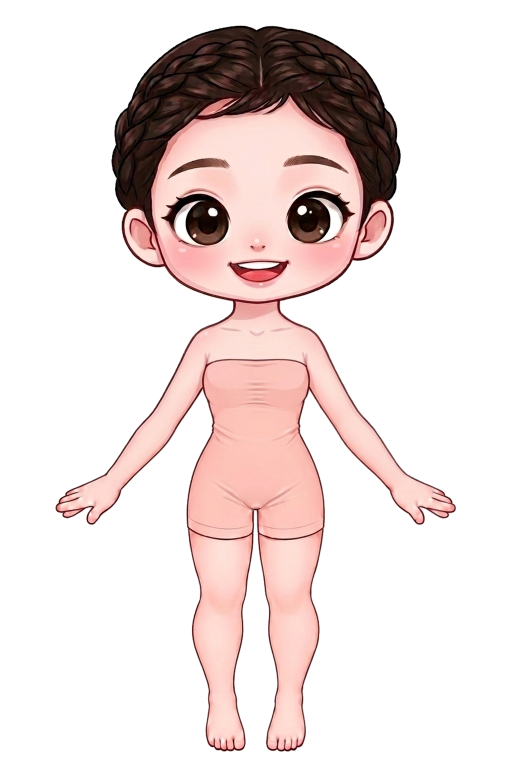
#> input picture assets-src/base/yuha/source/braid.png, 1024 x 1536 px, found by its file name (shown at 1/2 size)
$ python split_hair.py assets-src/base/yuha braid=assets-src/base/yuha/source/braid.png twin=.../twin.png
#> lines starting #> are read from the running program, lines starting #| are printed output that depends on the picture; after the words box and inside, x2 and y2 are one past the last pixel; in counts of white or black regions, pixels touching at a corner belong together
"""같은 얼굴·몸에 머리만 다른 아바타 그림 여러 장에서 '머리 없는 몸'과 머리 모양별 머리 레이어를 만든다.

  python tools-py/split_hair.py <아바타폴더> <스타일id=body.png 경로> [<스타일id=body.png 경로> ...]

예) python tools-py/split_hair.py assets-src/base/yuha braid=assets-src/base/yuha/source/braid.png twin=.../twin.png
  각 그림은 tools-py/import_avatar.py 로 이미 1024×1536 에 맞춘 투명 PNG 여야 한다 (몸·얼굴이 같아야 함).

1) 그림마다 머리카락(진한 갈색 큰 덩어리)을 찾는다.
2) 머리 없는 몸 = 한 그림에서 머리카락이 가리지 않은 살갗을 모으고, 어느 그림에서도 머리카락이 덮은 정수리는 살색으로 채운다.
   → body.png / body_barefoot.png
3) 머리 레이어 = 각 그림의 머리카락만 (hair_<id>.png). 앱에서 옷 위(앞머리 높이)에 얹는다.
의존성: pip install numpy scipy opencv-python-headless pillow
"""
import os
import sys

import cv2
import numpy as np
from PIL import Image
from scipy import ndimage as ndi

out = sys.argv[1]
styles = [a.split('=', 1) for a in sys.argv[2:]]
# 이름 앞에 +를 붙이면 '머리 레이어만' 만든다 (몸 쪽은 +없는 그림들로만 만든다: 얼굴이 다른 그림의 머리를 더할 때)
# ~ 는 + 와 같은데 머리카락을 '살색이 아닌 덩어리'로 찾는다 (밝은 갈색 머리처럼 진하지 않은 머리용)
hair_only = {sid.lstrip('+~') for sid, _ in styles if sid[0] in '+~'}
color_mask = {sid.lstrip('+~') for sid, _ in styles if sid[0] == '~'}
styles = [(sid.lstrip('+~'), p) for sid, p in styles]
H, W = 1536, 1024
BODY_Y = 640  # 이 아래는 몸(모든 그림에서 같음)


def load_color(path):
    """살색·배경이 아닌 덩어리 중 머리 꼭대기(y<250)에서 이어진 것을 머리카락으로 본다."""
    a = np.array(Image.open(path).convert('RGBA'))
    r, g, b = [a[..., i].astype(int) for i in range(3)]
    skin = (r > 190) & (g > 140) & (b > 110) & (r - b > 15)
    non = (a[..., 3] > 128) & ~skin
    non[1000:] = False
    non = cv2.morphologyEx(non.astype(np.uint8), cv2.MORPH_OPEN, np.ones((7, 7), np.uint8)).astype(bool)
    lab, n = ndi.label(non)
    seeds = set(np.unique(lab[:250][non[:250]])) - {0}
    m = np.isin(lab, list(seeds))
    m = cv2.morphologyEx(m.astype(np.uint8), cv2.MORPH_CLOSE, np.ones((11, 11), np.uint8)).astype(bool)
    m = ndi.binary_fill_holes(m)
    m = cv2.dilate(m.astype(np.uint8), np.ones((5, 5), np.uint8)).astype(bool) & (a[..., 3] > 8)
    return a, m


def load(path):
#> called with path = 'assets-src/base/yuha/source/braid.png'
    a = np.array(Image.open(path).convert('RGBA'))
#> a is the input picture: shape (1536, 1024, 4); mean R, G, B, A 60.8, 48, 46.1, 79
    rgb = a[..., :3].astype(np.float32)
    al = a[..., 3]
    lum = rgb @ np.array([0.299, 0.587, 0.114])
    dark = (lum < 105) & ((rgb[..., 0] - rgb[..., 2]) < 45) & (al > 128)
#> dark: shape (1536, 1024) bool; 7.7% white; 580 white regions (536 under 20 px), largest, box (x1, y1, x2, y2) and area: (223, 52, 801, 530) 102941, (573, 381, 699, 484) 6390, (326, 388, 460, 489) 6298
    dark[800:] = False
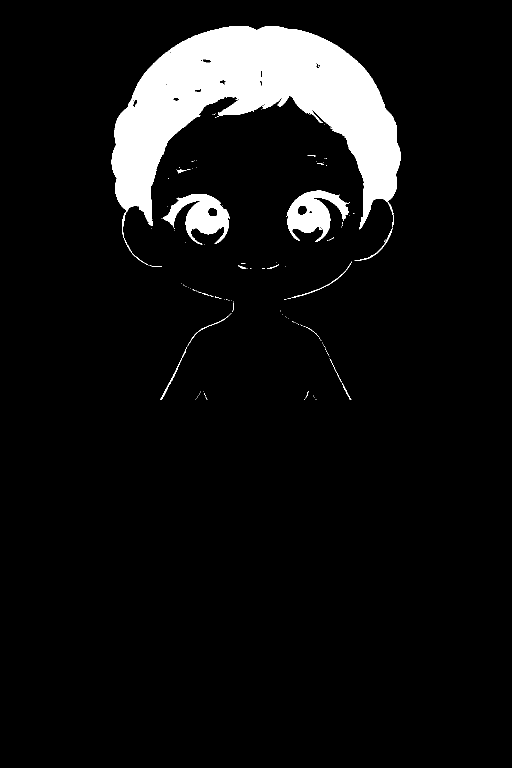
#> dark: shape (1536, 1024) bool (shown at 1/2 size); 7.5% white; 132 white regions (115 under 20 px), largest, box (x1, y1, x2, y2) and area: (223, 52, 801, 530) 102941, (573, 381, 699, 484) 6390, (326, 388, 460, 489) 6298
    dark = cv2.morphologyEx(dark.astype(np.uint8), cv2.MORPH_OPEN, np.ones((5, 5), np.uint8)).astype(bool)
#> dark: shape (1536, 1024) bool; 7.3% white; 4 white regions, box (x1, y1, x2, y2) and area: (223, 52, 801, 451) 102223, (575, 381, 696, 472) 6138, (329, 388, 458, 470) 6009, (357, 340, 362, 345) 25
    lab, n = ndi.label(dark)
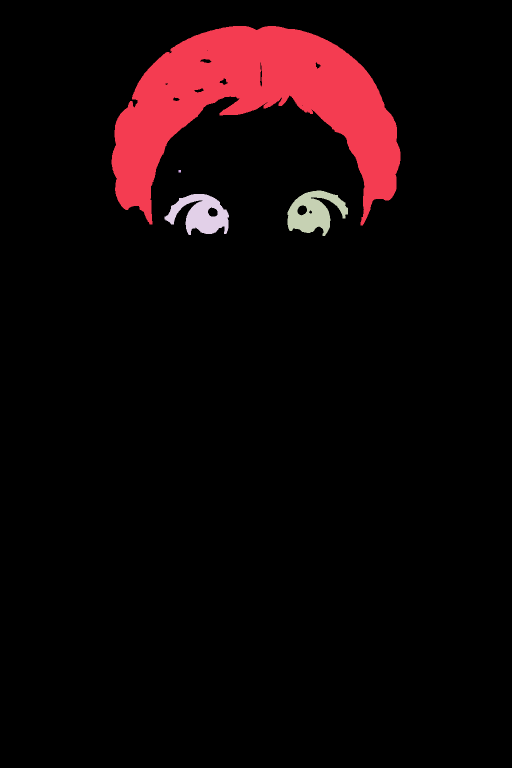
#> lab: shape (1536, 1024) int32 (shown at 1/2 size); 5 distinct labels, from 0 to 4; one colour per label, 0 black
#> n = 4
    sz = ndi.sum(dark, lab, range(1, n + 1))
#> sz = [102223, 25, 6138, 6009]
    m = np.isin(lab, [i + 1 for i, s in enumerate(sz) if s > 12000])
#> m: shape (1536, 1024) bool; 6.5% white; 1 white region, box (x1, y1, x2, y2) and area: (223, 52, 801, 451) 102223
    m = cv2.morphologyEx(m.astype(np.uint8), cv2.MORPH_CLOSE, np.ones((11, 11), np.uint8)).astype(bool)
#> m: shape (1536, 1024) bool; 6.6% white; 1 white region, box (x1, y1, x2, y2) and area: (223, 52, 801, 451) 103178
    m = ndi.binary_fill_holes(m)
    m = cv2.dilate(m.astype(np.uint8), np.ones((5, 5), np.uint8)).astype(bool) & (al > 8)
#> m: shape (1536, 1024) bool; 6.8% white; 1 white region, box (x1, y1, x2, y2) and area: (221, 50, 803, 453) 107184
    return a, m


all_imgs = [(sid, *(load_color(p) if sid in color_mask else load(p))) for sid, p in styles]
#> call 2 of load, with path = '.../twin.png'
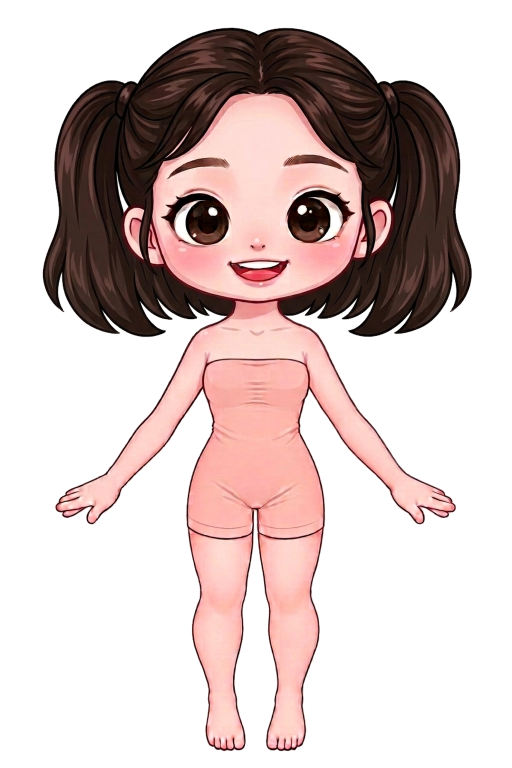
#> input picture assets-src/base/yuha/source/twin.png, 1024 x 1536 px, found by its file name (shown at 1/2 size)
#> in load, a is the input picture: shape (1536, 1024, 4); mean R, G, B, A 65.2, 48.8, 46.7, 105.2
#> in load (call 2), `dark = (lum < 105) & ((rgb[..., 0] - rgb[..., 2]) < 45) & (al > 128)`: dark: shape (1536, 1024) bool; 18.5% white; 219 white regions (157 under 20 px), largest, box (x1, y1, x2, y2) and area: (86, 56, 943, 674) 269582, (574, 380, 699, 483) 6402, (325, 386, 460, 488) 6305
#> in load (call 2), `dark = cv2.morphologyEx(dark.astype(np.uint8), cv2.MORPH_OPEN, np.ones..`: dark: shape (1536, 1024) bool; 17.9% white; 7 white regions, largest, box (x1, y1, x2, y2) and area: (86, 56, 943, 674) 268963, (575, 380, 696, 471) 6018, (329, 387, 457, 469) 5963
#> in load (call 2), `lab, n = ndi.label(dark)`:
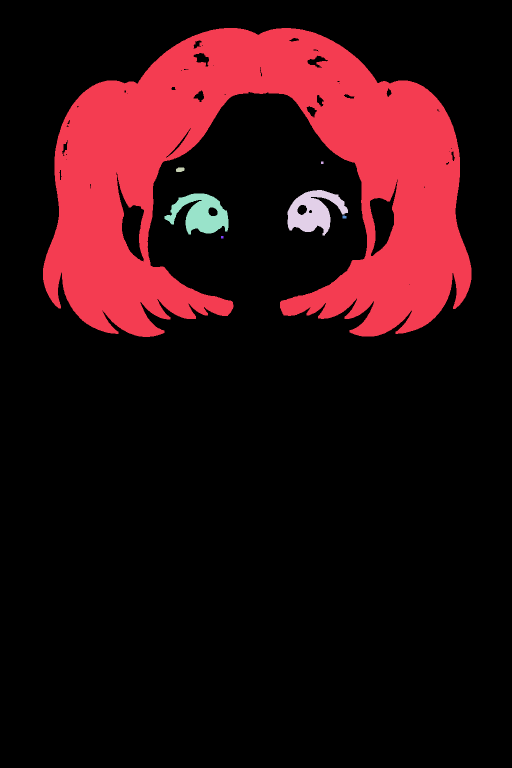
#> lab: shape (1536, 1024) int32 (shown at 1/2 size); 8 distinct labels, from 0 to 7; one colour per label, 0 black
#> in load (call 2), `lab, n = ndi.label(dark)`: n = 7
#> in load (call 2), `sz = ndi.sum(dark, lab, range(1, n + 1))`: sz = [268963, 25, 132, 6018, 5963, 45, 25]
#> in load (call 2), `m = np.isin(lab, [i + 1 for i, s in enumerate(sz) if s > 12000])`: m: shape (1536, 1024) bool; 17.1% white; 1 white region, box (x1, y1, x2, y2) and area: (86, 56, 943, 674) 268963
#> in load (call 2), `m = cv2.morphologyEx(m.astype(np.uint8), cv2.MORPH_CLOSE, np.ones((11,..`: m: shape (1536, 1024) bool; 17.4% white; 1 white region, box (x1, y1, x2, y2) and area: (86, 56, 943, 674) 274456
#> in load (call 2), `m = ndi.binary_fill_holes(m)`: m: shape (1536, 1024) bool; 17.9% white; 1 white region, box (x1, y1, x2, y2) and area: (86, 56, 943, 674) 281484
#> in load (call 2), `m = cv2.dilate(m.astype(np.uint8), np.ones((5, 5), np.uint8)).astype(b..`:
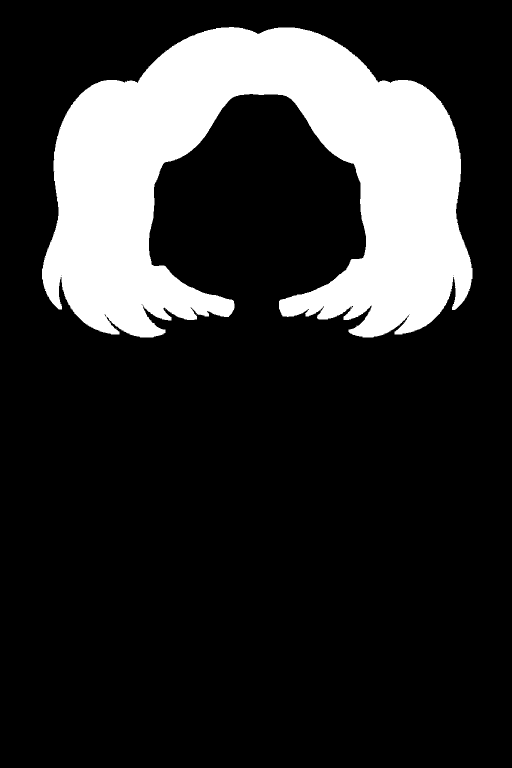
#> m: shape (1536, 1024) bool (shown at 1/2 size); 18.3% white; 4 white regions (3 under 20 px), largest, box (x1, y1, x2, y2) and area: (84, 54, 945, 675) 287481
#> all_imgs = 2 items
imgs = [x for x in all_imgs if x[0] not in hair_only]  # 몸을 만드는 데 쓰는 그림
#> imgs = 2 items
a0, m0 = imgs[0][1], imgs[0][2]

# 머리 없는 몸
skin_pick = [(a, ~m & (a[..., 3] > 128)) for _, a, m in imgs]
#> skin_pick = 2 items
both_alpha = np.logical_and.reduce([a[..., 3] > 128 for _, a, _ in all_imgs])  # 모든 머리 모양 그림이 덮는 정수리 안쪽만 채운다
#> both_alpha: shape (1536, 1024) bool; 30.9% white; 1 white region, box (x1, y1, x2, y2) and area: (110, 55, 913, 1503) 486156
all_hair = np.logical_and.reduce([m for _, _, m in imgs])
#> all_hair: shape (1536, 1024) bool; 6.5% white; 2 white regions (1 under 20 px), largest, box (x1, y1, x2, y2) and area: (221, 54, 803, 452) 102395
fy = slice(300, 360)
forehead = a0[fy, 400:620][skin_pick[0][1][fy, 400:620]]
skin_color = np.median(forehead[:, :3], axis=0).astype(np.uint8)
#> skin_color = [253, 224, 216]
print('skin', skin_color)
#| skin [253 224 216]
base = np.zeros((H, W, 4), np.uint8)
done = np.zeros((H, W), bool)
for a, skin in skin_pick:
    take = skin & ~done
    base[take] = a[take]
    done |= take
#> this loop made 2 passes
fill = both_alpha & all_hair & ~done
#> fill: shape (1536, 1024) bool; 6.5% white; 2 white regions (1 under 20 px), largest, box (x1, y1, x2, y2) and area: (222, 55, 802, 452) 101498
fill = ndi.binary_erosion(fill, iterations=3)
#> fill: shape (1536, 1024) bool; 6.1% white; 1 white region, box (x1, y1, x2, y2) and area: (225, 58, 799, 448) 95952
base[fill] = [*skin_color, 255]
#> base: shape (1536, 1024, 4); mean R, G, B, A 72, 58.6, 56.5, 78.1
# 이마 위쪽(눈썹보다 한참 위)은 어느 머리든 머리카락이 덮으므로 그림에 남은 가르마 선 같은 것을 지우고 살색으로 고르게 칠한다
top = ndi.binary_erosion(both_alpha, iterations=3)
#> top: shape (1536, 1024) bool; 29.8% white; 1 white region, box (x1, y1, x2, y2) and area: (113, 58, 910, 1500) 468408
wgt = np.clip((300 - np.arange(H)) / 40.0, 0, 1)[:, None] * top  # 260~300 에서 서서히 섞는다 (줄무늬가 보이지 않게)
cur = base[..., :3].astype(np.float32)
mix = cur * (1 - wgt[..., None]) + np.array(skin_color, np.float32) * wgt[..., None]
upd = (wgt > 0) & (base[..., 3] > 0) | ((wgt > 0) & top)
#> upd: shape (1536, 1024) bool; 6.9% white; 1 white region, box (x1, y1, x2, y2) and area: (230, 58, 798, 300) 108462
base[..., :3] = np.where(upd[..., None], mix, cur).astype(np.uint8)
base[..., 3] = np.where((wgt > 0) & top, 255, base[..., 3])
base[BODY_Y:] = a0[BODY_Y:]  # 몸은 같은 그림에서
# 구멍 메우기: 알파가 있는 곳에서 비어 있는 작은 틈
head = base[:BODY_Y]
al = head[..., 3] > 0
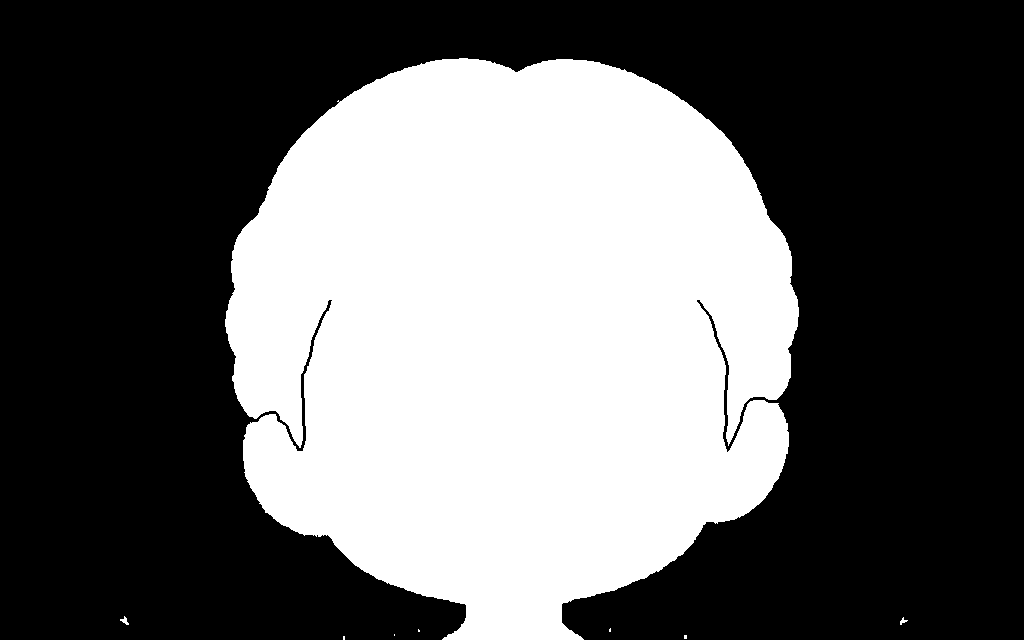
#> al: shape (640, 1024) bool; 39.1% white; 8 white regions (5 under 20 px), largest, box (x1, y1, x2, y2) and area: (225, 58, 799, 640) 255875, (120, 616, 129, 625) 37, (900, 617, 908, 625) 28
hole = ndi.binary_fill_holes(al) & ~al
#> hole: shape (640, 1024) bool; every value is 0
head[hole] = [*skin_color, 255]
# 관자놀이 쪽에 남은 얇은 틈(채운 살색과 원래 얼굴 사이)을 메운다: 알파를 닫고 새로 채워진 곳은 가까운 살색으로 칠한다
_head = np.zeros((H, W), bool)
_head[30:620, 140:890] = True
_al = (base[..., 3] > 0).astype(np.uint8)
#> _al: shape (1536, 1024); values 0 (black) and 1 (white), 31.3% white; 24 white regions (19 under 20 px), largest, box (x1, y1, x2, y2) and area: (109, 58, 914, 1505) 491746, (369, 998, 371, 1057) 59, (652, 998, 654, 1056) 58, (120, 616, 129, 625) 37, (900, 617, 908, 625) 28
_closed = cv2.morphologyEx(_al, cv2.MORPH_CLOSE, cv2.getStructuringElement(cv2.MORPH_ELLIPSE, (17, 17))).astype(bool)
#> _closed: shape (1536, 1024) bool; 31.7% white; 8 white regions (5 under 20 px), largest, box (x1, y1, x2, y2) and area: (107, 58, 916, 1507) 498734, (120, 616, 129, 625) 41, (900, 617, 908, 625) 32
_new = _closed & ~(_al > 0) & _head
#> _new: shape (1536, 1024) bool; 0.1% white; 76 white regions (74 under 20 px), largest, box (x1, y1, x2, y2) and area: (697, 300, 780, 452) 687, (248, 300, 332, 451) 677
if _new.any():
    _src = ((_al > 0) & _head).astype(np.uint8)
#> _src: shape (1536, 1024); values 0 (black) and 1 (white), 16.1% white; 1 white region, box (x1, y1, x2, y2) and area: (225, 58, 799, 620) 253550
    _d, _lab = cv2.distanceTransformWithLabels(1 - _src, cv2.DIST_L2, 5, labelType=cv2.DIST_LABEL_PIXEL)
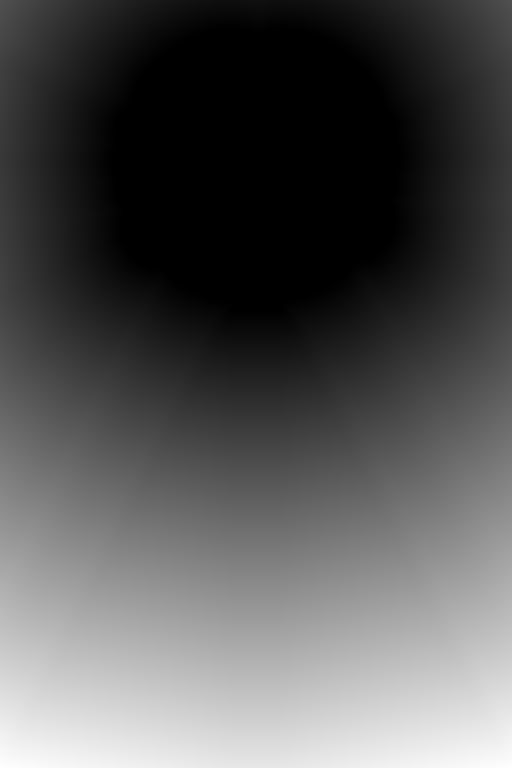
#> _d: shape (1536, 1024) float32 (shown at 1/2 size); min 0, max 1010.4, mean 339.4; drawn with min black and max white
    _ys, _xs = np.where(_src > 0)
    _idx = np.zeros(_lab.max() + 1, np.int64)
    _idx[_lab[_ys, _xs]] = np.arange(len(_ys))
    _fy, _fx = _ys[_idx[_lab]], _xs[_idx[_lab]]
    base[_new, :3] = base[_fy[_new], _fx[_new], :3]
    base[_new, 3] = 255
    print('틈 메움 px', int(_new.sum()))
#| 틈 메움 px 1519
# 얼굴 가운데와 이어진 덩어리만 남긴다 (머리끝 가장자리에서 떨어져 나온 부스러기 제거)
lab, _ = ndi.label(base[..., 3] > 0)
base[lab != lab[500, 512]] = 0
Image.fromarray(base).save(f'{out}/body.png')
Image.fromarray(base).save(f'{out}/body_barefoot.png')

# 머리 레이어
for sid, a, m in all_imgs:
    f = cv2.GaussianBlur(m.astype(np.float32), (0, 0), 0.8)
    layer = a.copy()
    layer[..., 3] = (a[..., 3].astype(np.float32) * f).astype(np.uint8)
    Image.fromarray(layer).save(f'{out}/hair_{sid}.png')
    print(sid, 'hair px', int((f > 0.5).sum()))
#> this loop made 2 passes
#> sid on passes 1 to 2: 'braid', 'twin'
#| braid hair px 107186
#| twin hair px 287525
